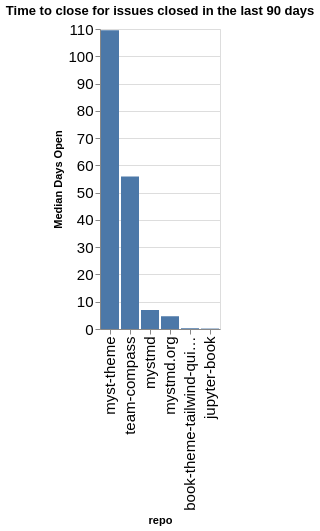

The notebook cell saved with this chart:
### Code cell
time_open = closed.groupby(['org', 'repo']).agg({'time_open': 'median'}).reset_index()
time_open['time_open'] = time_open['time_open'] / (60 * 60 * 24)
time_open['org/repo'] = time_open.apply(lambda a: a['org'] + '/' + a['repo'], axis=1)
sorted_vals = time_open.sort_values(['org', 'time_open'], ascending=False)['repo'].values
alt.Chart(data=time_open, title=f"Time to close for issues closed in the last {n_days} days").mark_bar().encode(
    x=alt.X('repo', sort=alt.Sort(sorted_vals.tolist())),
    y=alt.Y('time_open', title="Median Days Open"),
)

### Figure 1 — Vega-Lite specification as saved in the notebook (floating-point values rounded to 4 significant figures)
{"config": {"axisLeft": {"labelFontSize": 15}, "axisBottom": {"labelFontSize": 15}}, "data": {"name": "data-ed1ffb9eecd675879ffc655170e4ced1"}, "mark": {"type": "bar"}, "encoding": {"x": {"field": "repo", "sort": ["myst-theme", "team-compass", "mystmd", "mystmd.org", "book-theme-tailwind-quickstart", "jupyter-book"], "type": "nominal"}, "y": {"field": "time_open", "title": "Median Days Open", "type": "quantitative"}}, "title": "Time to close for issues closed in the last 90 days", "$schema": "https://vega.github.io/schema/vega-lite/v5.20.1.json", "datasets": {"data-ed1ffb9eecd675879ffc655170e4ced1": [{"org": "jupyter-book", "repo": "book-theme-tailwind-quickstart", "time_open": 0.2781, "org/repo": "jupyter-book/book-theme-tailwind-quickstart"}, {"org": "jupyter-book", "repo": "jupyter-book", "time_open": 0.1602, "org/repo": "jupyter-book/jupyter-book"}, {"org": "jupyter-book", "repo": "myst-theme", "time_open": 109.6, "org/repo": "jupyter-book/myst-theme"}, {"org": "jupyter-book", "repo": "mystmd", "time_open": 6.963, "org/repo": "jupyter-book/mystmd"}, {"org": "jupyter-book", "repo": "mystmd.org", "time_open": 4.676, "org/repo": "jupyter-book/mystmd.org"}, {"org": "jupyter-book", "repo": "team-compass", "time_open": 55.9, "org/repo": "jupyter-book/team-compass"}]}}
